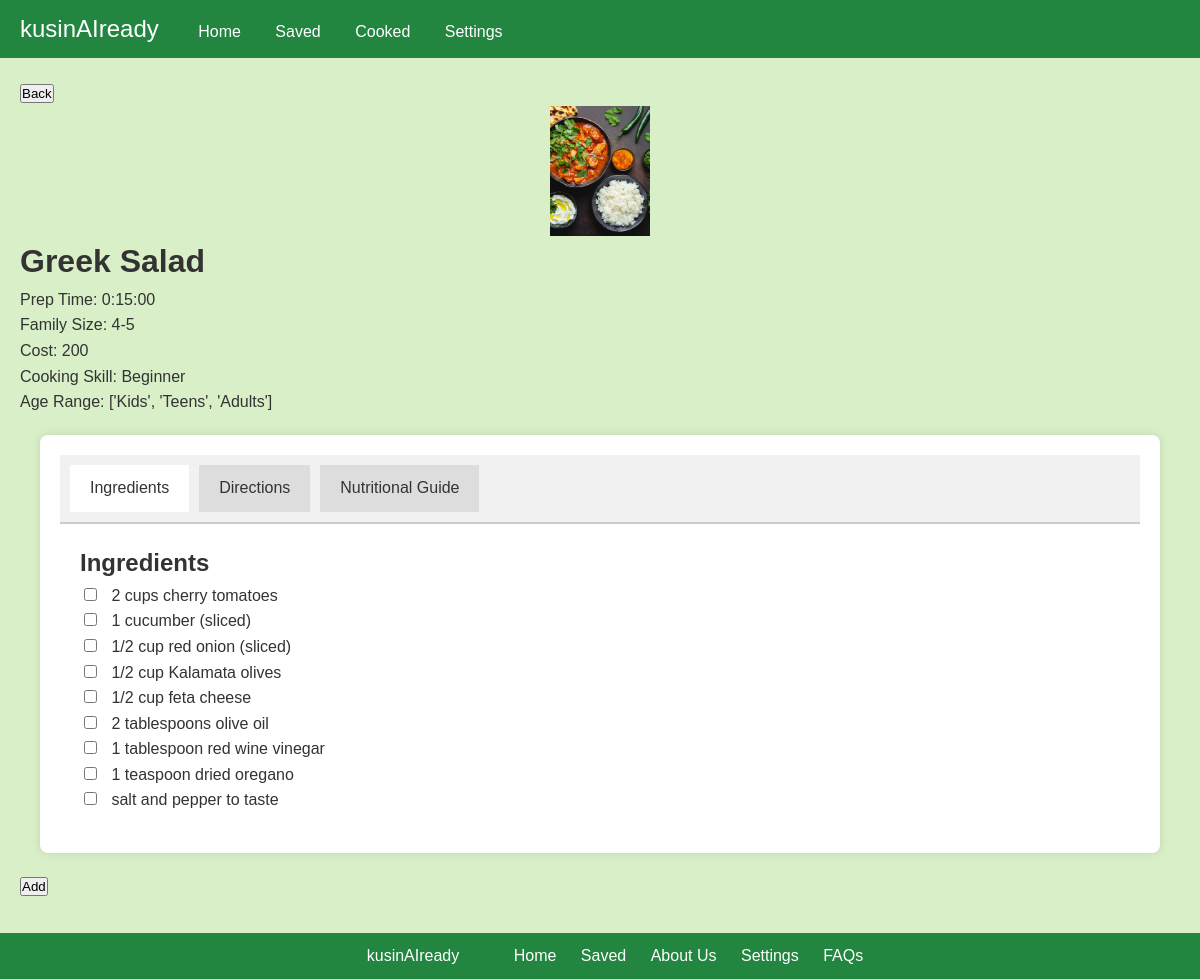
The page /homedish/9/ (signed in) on the database its author committed.
### kusinaiapp/models.py (models this page shows, shortened)
class Dish(models.Model):
    MEAL_TYPE_CHOICES = [
        ('Appetizer', 'Appetizer'),
        ('Soup', 'Soup'),
        ('Dessert', 'Dessert'),
        ('Vegetable Dishes', 'Vegetable Dishes'),
        ('Vegetable with Seafood', 'Vegetable with Seafood'),
        ('Vegetable with Meat', 'Vegetable with Meat'),
    ]
    dish_name = models.CharField(max_length=200)
    preparation_time = models.DurationField()
    ingredient_list = models.TextField()
    number_of_servings = models.CharField(max_length=50)
    procedure = models.TextField()
    nutritional_guide = models.TextField()
    skills_needed = models.CharField(max_length=200)
    age_range_that_can_eat = models.JSONField()
    cost = models.IntegerField()  # Changed to IntegerField
    dish_image = models.ImageField(upload_to='dish_images/')
    meal_type = models.CharField(max_length=30, choices=MEAL_TYPE_CHOICES)

### kusinaiapp/views.py (the view)
# urls.py: path('homedish/<int:dish_id>/', views.homedish, name='homedish'),
@login_required
def homedish(request, dish_id):
    try:
        dish = Dish.objects.get(id=dish_id)
    except Dish.DoesNotExist:
        return HttpResponse('Dish not found', status=404)
    ingredients = dish.ingredient_list.split(',')
    steps = dish.procedure.split('\n') if dish.procedure else []
    meal_type = request.GET.get('meal_type', 'Recommended Dishes')
    budget = request.GET.get('budget', '')
    context = {
        'dish': dish,
        'ingredients': ingredients,  # Add processed ingredients to context
        'steps': steps,  # Add processed steps to context
        'selected_meal_type': meal_type,
        'selected_budget': budget
    }
    return render(request, 'homedish.html', context)

### templates/homedish.html (shortened to what this page needs)
<!DOCTYPE html>
<html lang="en">
<head>
    {% load static %}
    <link rel="stylesheet" href="{% static 'css/style.css' %}">
</head>
<body>
    <header>
        <nav>
            <div class="logo">kusinAIready</div>
            <div class="nav-menu">
                <div class="nav-links">
                    <a href="{% url 'home' %}">Home</a>
                    <a href="{% url 'saved' %}">Saved</a>
                    <a href="{% url 'cooked' %}">Cooked</a>
                    <a href="{% url 'settings' %}">Settings</a>
                </div>
            </div>
        </nav>
    </header>
    <main>
        <button class="back-button" onclick="window.history.back()">Back</button>
        <div class="dish-details">
            <img src="{{ dish.dish_image.url }}" alt="{{ dish.dish_name }}">
            <h1>{{ dish.dish_name }}</h1>
            <p>Prep Time: {{ dish.preparation_time }}</p>
            <p>Family Size: {{ dish.number_of_servings }}</p>
            <p>Cost: {{ dish.cost }}</p>
            <p>Cooking Skill: {{ dish.skills_needed }}</p>
            <p>Age Range: {{ dish.age_range_that_can_eat }}</p>
        </div>
        <div class="panel">
            <div class="tabs">
                <div class="tab active" data-tab="ingredients">Ingredients</div>
                <div class="tab" data-tab="directions">Directions</div>
                <div class="tab" data-tab="nutritional">Nutritional Guide</div>
            </div>
            <div class="tab-content ingredients active">
                <h2>Ingredients</h2>
                {% for ingredient in ingredients %}
                    <div>
                        <input type="checkbox" id="ingredient_{{ forloop.counter }}" class="ingredient-checkbox">
                        <label for="ingredient_{{ forloop.counter }}">{{ ingredient }}</label>
                    </div>
                {% endfor %}
            </div>
        </div>
        <button class="add-button" type="button" onclick="openModal('{{ dish.id }}')">Add</button>
    </main>
    <footer>
        <div class="footer-left">kusinAIready</div>
        <div class="footer-right">
            <a href="{% url 'home' %}">Home</a>
            <a href="{% url 'saved' %}">Saved</a>
            <a href="{% url 'about' %}">About Us</a>
            <a href="{% url 'settings' %}">Settings</a>
            <a href="{% url 'faqs' %}">FAQs</a>
        </div>
    </footer>
</body>
</html>

### static/css/style.css (style rules this page uses)
body, h1, h2, h3, p, button { margin: 0; padding: 0; box-sizing: border-box; }
body { font-family: 'Montserrat', sans-serif; line-height: 1.6; color: #333; background-color: #D8EFC8; padding-bottom: 60px; margin: 0 auto; max-width: 1200px; }
header { background-color: #228540; color: #fff; padding: 10px 20px; width: 100%; position: fixed; top: 0; left: 0; z-index: 1000; }
header .logo { font-size: 24px; display: inline-block; }
header .nav-menu { position: relative; display: inline-block; }
header .nav-links { display: inline-block; margin-left: 20px; }
header .nav-links a { color: #fff; text-decoration: none; padding: 0 15px; display: inline-block; transition: color 0.3s ease; }
main { padding: 80px 20px 20px; }
footer { background-color: #228540; color: #fff; padding: 10px 20px; text-align: center; width: 100%; position: fixed; bottom: 0; left: 0; z-index: 1000; }
footer .footer-left, footer .footer-right { display: inline-block; padding: 0 20px; }
footer .footer-right a { color: #fff; text-decoration: none; padding: 0 10px; }
footer::after { content: ""; display: table; clear: both; }
.dish-details img { width: 100px; height: 130px; object-fit: cover; display: block; margin: 0 auto; }

### templates/homedish.html (style rules this page uses)
.panel { background-color: #fff; padding: 20px; border-radius: 8px; box-shadow: 0 0 10px rgba(0, 0, 0, 0.1); margin: 20px; }
.tabs { display: flex; cursor: pointer; padding: 10px; background: #f1f1f1; border-bottom: 2px solid #ccc; }
.tab { padding: 10px 20px; margin-right: 10px; background: #ddd; }
.tab.active { background: #fff; border-bottom: 2px solid #fff; }
.tab-content { display: none; padding: 20px; }
.tab-content.active { display: block; }
.ingredient-checkbox { margin-right: 10px; }

### rows shown on the page
Dish: dish_image (picture), dish_name "Greek Salad", preparation_time "0:15:00", number_of_servings "4-5", cost "200", skills_needed "Beginner", age_range_that_can_eat "['Kids', 'Teens', 'Adults']"

### other values the page prints
{{ ingredient }} "2 cups cherry tomatoes" "1 cucumber (sliced)" "1/2 cup red onion (sliced)" "1/2 cup Kalamata olives" "1/2 cup feta cheese" "2 tablespoons olive oil" "1 tablespoon red wine vinegar" "1 teaspoon dried oregano" "salt and pepper to taste"
